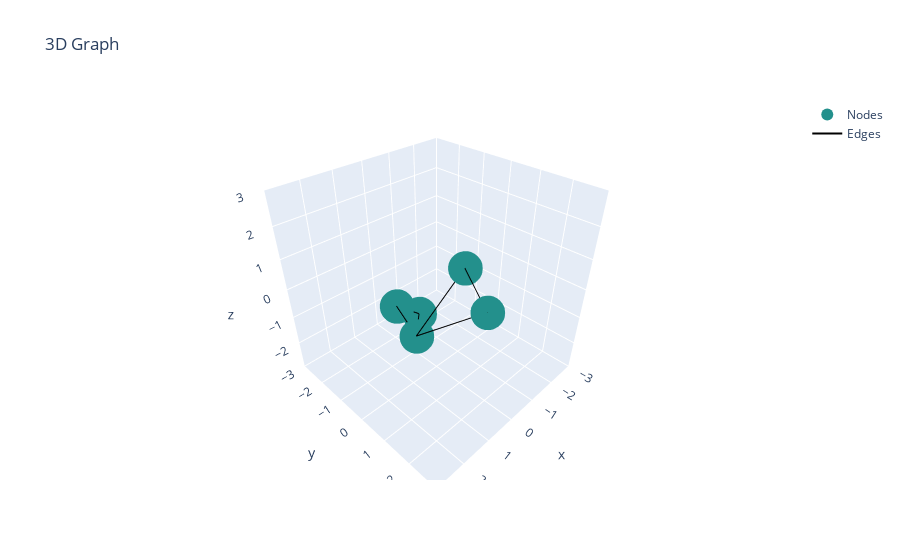

Notebook code cell kept with this figure:
### Code cell
# An example of a molecular graph.
graph = jraph.GraphsTuple(
    nodes=dict(
        positions=positions,
        atomic_numbers=jnp.zeros(len(positions), dtype=jnp.int32),
    ),
    senders=senders,
    receivers=receivers,
    globals=None,
    edges=None,
    n_node=jnp.asarray([len(positions)]),
    n_edge=jnp.asarray([len(senders)]),
)

def plot_graph(graph):
    positions = graph.nodes["positions"]
    
    # Draw a graph in 3D
    fig = go.Figure()
    fig.add_trace(
        go.Scatter3d(
            x=positions[:, 0],
            y=positions[:, 1],
            z=positions[:, 2],
            mode="markers",
            marker=dict(size=12, color=graph.nodes["atomic_numbers"], colorscale="Viridis"),
            name="Nodes",
        )
    )
    for index, (sender, receiver) in enumerate(zip(graph.senders, graph.receivers)):
        fig.add_trace(
            go.Scatter3d(
                x=[positions[sender, 0], positions[receiver, 0]],
                y=[positions[sender, 1], positions[receiver, 1]],
                z=[positions[sender, 2], positions[receiver, 2]],
                mode="lines",
                line=dict(color="black"),
                showlegend=(index == 0),
                name="Edges",
            )
        )
    fig.update_layout(scene=dict(
        aspectmode="cube",
        xaxis=dict(title="x", range=[-3, 3]),
        yaxis=dict(title="y", range=[-3, 3]),
        zaxis=dict(title="z", range=[-3, 3]),
    ))
    return fig

fig = plot_graph(graph)
fig.update_layout(title="3D Graph")
fig.show()

### Figure 1 — Plotly figure (JSON) as saved in the notebook; plotly's stock layout.template omitted (floating-point values rounded to 4 significant figures)
{"data": [{"marker": {"color": [0, 0, 0, 0, 0], "colorscale": [[0, "#440154"], [0.1111, "#482878"], [0.2222, "#3e4989"], [0.3333, "#31688e"], [0.4444, "#26828e"], [0.5556, "#1f9e89"], [0.6667, "#35b779"], [0.7778, "#6ece58"], [0.8889, "#b5de2b"], [1, "#fde725"]], "size": 12}, "mode": "markers", "name": "Nodes", "type": "scatter3d", "x": [0.08483, 1.121, 0.6481, -0.4539, -0.3279], "y": [1.91, 0.3343, -1.035, 0.6298, -1.123], "z": [0.2956, -0.8261, -0.7825, 0.8152, -1.661]}, {"line": {"color": "black"}, "mode": "lines", "name": "Edges", "showlegend": true, "type": "scatter3d", "x": [0.08483, 0.08483], "y": [1.91, 1.91], "z": [0.2956, 0.2956]}, {"line": {"color": "black"}, "mode": "lines", "name": "Edges", "showlegend": false, "type": "scatter3d", "x": [0.08483, 1.121], "y": [1.91, 0.3343], "z": [0.2956, -0.8261]}, {"line": {"color": "black"}, "mode": "lines", "name": "Edges", "showlegend": false, "type": "scatter3d", "x": [0.08483, -0.4539], "y": [1.91, 0.6298], "z": [0.2956, 0.8152]}, {"line": {"color": "black"}, "mode": "lines", "name": "Edges", "showlegend": false, "type": "scatter3d", "x": [1.121, 0.08483], "y": [0.3343, 1.91], "z": [-0.8261, 0.2956]}, {"line": {"color": "black"}, "mode": "lines", "name": "Edges", "showlegend": false, "type": "scatter3d", "x": [1.121, 1.121], "y": [0.3343, 0.3343], "z": [-0.8261, -0.8261]}, {"line": {"color": "black"}, "mode": "lines", "name": "Edges", "showlegend": false, "type": "scatter3d", "x": [1.121, 0.6481], "y": [0.3343, -1.035], "z": [-0.8261, -0.7825]}, {"line": {"color": "black"}, "mode": "lines", "name": "Edges", "showlegend": false, "type": "scatter3d", "x": [1.121, -0.4539], "y": [0.3343, 0.6298], "z": [-0.8261, 0.8152]}, {"line": {"color": "black"}, "mode": "lines", "name": "Edges", "showlegend": false, "type": "scatter3d", "x": [1.121, -0.3279], "y": [0.3343, -1.123], "z": [-0.8261, -1.661]}, {"line": {"color": "black"}, "mode": "lines", "name": "Edges", "showlegend": false, "type": "scatter3d", "x": [0.6481, 1.121], "y": [-1.035, 0.3343], "z": [-0.7825, -0.8261]}, {"line": {"color": "black"}, "mode": "lines", "name": "Edges", "showlegend": false, "type": "scatter3d", "x": [0.6481, 0.6481], "y": [-1.035, -1.035], "z": [-0.7825, -0.7825]}, {"line": {"color": "black"}, "mode": "lines", "name": "Edges", "showlegend": false, "type": "scatter3d", "x": [0.6481, -0.3279], "y": [-1.035, -1.123], "z": [-0.7825, -1.661]}, {"line": {"color": "black"}, "mode": "lines", "name": "Edges", "showlegend": false, "type": "scatter3d", "x": [-0.4539, 0.08483], "y": [0.6298, 1.91], "z": [0.8152, 0.2956]}, {"line": {"color": "black"}, "mode": "lines", "name": "Edges", "showlegend": false, "type": "scatter3d", "x": [-0.4539, 1.121], "y": [0.6298, 0.3343], "z": [0.8152, -0.8261]}, {"line": {"color": "black"}, "mode": "lines", "name": "Edges", "showlegend": false, "type": "scatter3d", "x": [-0.4539, -0.4539], "y": [0.6298, 0.6298], "z": [0.8152, 0.8152]}, {"line": {"color": "black"}, "mode": "lines", "name": "Edges", "showlegend": false, "type": "scatter3d", "x": [-0.3279, 1.121], "y": [-1.123, 0.3343], "z": [-1.661, -0.8261]}, {"line": {"color": "black"}, "mode": "lines", "name": "Edges", "showlegend": false, "type": "scatter3d", "x": [-0.3279, 0.6481], "y": [-1.123, -1.035], "z": [-1.661, -0.7825]}, {"line": {"color": "black"}, "mode": "lines", "name": "Edges", "showlegend": false, "type": "scatter3d", "x": [-0.3279, -0.3279], "y": [-1.123, -1.123], "z": [-1.661, -1.661]}], "layout": {"scene": {"aspectmode": "cube", "xaxis": {"range": [-3, 3], "title": {"text": "x"}}, "yaxis": {"range": [-3, 3], "title": {"text": "y"}}, "zaxis": {"range": [-3, 3], "title": {"text": "z"}}}, "title": {"text": "3D Graph"}}}
